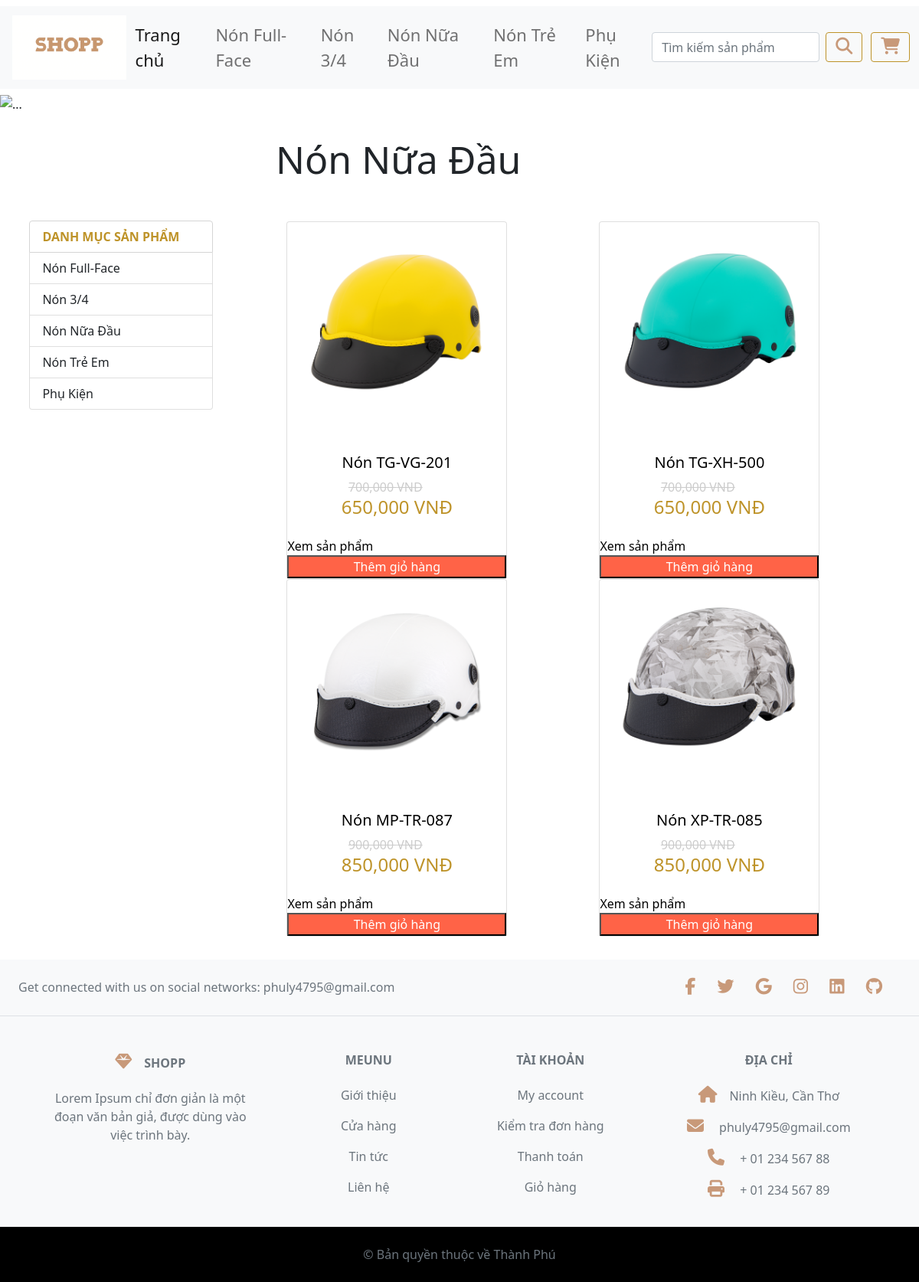
/?quanly=danhmuc&id=3, run on the app's committed database.
### tables this page shows
CREATE TABLE `danhmuc` (
  `danhmuc_id` int(11) NOT NULL,
  `tendanhmuc` varchar(50) NOT NULL
);

CREATE TABLE `sanpham` (
  `sanpham_id` int(11) NOT NULL,
  `danhmuc_id` int(11) NOT NULL,
  `tensanpham` varchar(255) NOT NULL,
  `sanphamchitiet` text NOT NULL,
  `sanpham_mota` text NOT NULL,
  `giasanpham` float NOT NULL,
  `giakhuyenmai` float NOT NULL,
  `sanpham_active` int(11) NOT NULL,
  `sanphamhot` int(11) NOT NULL,
  `soluongsanpham` int(11) NOT NULL,
  `sanpham_img` varchar(50) NOT NULL
);

### include/danhmuc.php (the view, shortened to what this page needs)
          <?php
           if(isset($_GET['id'])){
            $id= $_GET['id'];
          }
          else{
            $id ='';
          }
            $sql_cate= mysqli_query($mysqli, "SELECT * FROM danhmuc ,sanpham where danhmuc.danhmuc_id=sanpham.danhmuc_id and sanpham.danhmuc_id = '$id'
            order by sanpham.sanpham_id ASC");
            $sql_category= mysqli_query($mysqli, "SELECT * FROM danhmuc ,sanpham where danhmuc.danhmuc_id=sanpham.danhmuc_id and sanpham.danhmuc_id = '$id'
            order by sanpham.sanpham_id ASC");
            $row_title = mysqli_fetch_array($sql_category);
            $title = $row_title['tendanhmuc'];
          ?>
<div class="content" style="float: left;">
<h3><?php echo $title ?></h3>
         <div class="left">
             <div class="list-group">
               <a href="#" class="list-group-item list-group-item-action active" aria-current="true" style="background-color: #fff; color: #BE9329;border: 1px solid #D5D5D5; font-weight: bolder; margin-top:5%;">
                 DANH MỤC SẢN PHẨM
               </a>
               <?php
                 $sql_danhmuccon_chitiet = mysqli_query($mysqli, 'SELECT * FROM danhmuc ORDER BY danhmuc_id ASC');
                 while ($row_dmc_chitiet = mysqli_fetch_array($sql_danhmuccon_chitiet)){
              ?>
               <a href="?quanly=danhmuc&id=<?php echo $row_dmc_chitiet['danhmuc_id'] ?>" class="list-group-item list-group-item-action"><?php echo $row_dmc_chitiet['tendanhmuc'] ?></a>
                <?php
                }
                ?>
             </div>
         </div>
         <div class="right" style="float: left;">
            <div class="container">
               <div class="row">
                 <?php
                    while($row_sanpham = mysqli_fetch_array($sql_cate)){
                 ?>
                 <div class="col">
                    <div class="card" style="width: 18rem;">
                      <img src="img/<?php echo $row_sanpham['sanpham_img'] ?>" class="card-img-top" alt="...">
                        <div class="card-body">
                          <h5 class="card-text" ><a href="?quanly=chitietsp&id=<?php echo  $row_sanpham['sanpham_id']?>"><?php echo $row_sanpham['tensanpham'] ?></a></h5>
                          <del ><?php echo number_format( $row_sanpham['giasanpham']).' VNĐ' ?></del>
                          <h4 style="text-align: center;color:#BE9329"><?php echo number_format( $row_sanpham['giakhuyenmai']).' VNĐ' ?></h4>
                        </div>
                        <a href="?quanly=chitietsp&id=<?php echo  $row_sanpham['sanpham_id']  ?>">Xem sản phẩm</a>
                        <form action="?quanly=giohang" method="post">
                          <fieldset>
                            <input style="width: 100%; color:#fff; background-color:tomato ;" type="submit" name="themgiohang" value="Thêm giỏ hàng" class="button" />
                          </fieldset>
					              </form>
                    </div>
                  </div>
               <?php } ?>
               </div>
            </div>
          </div>
</div>

### include/topbar.php (shortened to what this page needs)
<div class="navbar" style="float: left !important;">
        <nav class="navbar navbar-expand-lg navbar-light bg-light">
          <div class="container-fluid">
            <div class="logo">
              <a class="navbar-brand" href="./index.php"><img src="./IMG/logo.png" class="img-thumbnail" alt="..."></a>
            </div>
            <div class="collapse navbar-collapse" id="navbarSupportedContent">
              <ul class="navbar-nav me-auto mb-2 mb-lg-0">
                <li class="nav-item">
                  <a class="nav-link active" aria-current="page" href="./index.php">Trang chủ</a>
                </li>
                <?php
                    $sql_danhmuc_chitiet = mysqli_query($mysqli, 'SELECT * FROM danhmuc ORDER BY danhmuc_id ASC');
                    while ($row_dm_chitiet = mysqli_fetch_array($sql_danhmuc_chitiet)){
                ?>
              <li class="nav-item">
                  <a class="nav-link" href="?quanly=danhmuc&id=<?php echo $row_dm_chitiet['danhmuc_id'] ?>">
                  <?php echo $row_dm_chitiet['tendanhmuc'] ?>
                </a>
                </li>
                <?php } ?>
              </ul>
              <form class="d-flex" action="index.php?quanly=timkiem" method="post">
                <input class="form-control me-2" type="search" name="timkiem" placeholder="Tìm kiếm sản phẩm" aria-label="Search">
                <button class="btn btn-outline-success" name="search_button" type="submit"><i class="fas fa-search" ></i></button>
                <i>&ensp;</i>
              </form>
              <form class="d-flex" method="post" action="index.php?quanly=giohang">
              <button class="btn btn-outline-success" type="submit"> <a href="?quanly=giohang&id=<?php echo  $row_sanpham['sanpham_id'] ?>"><i class="fas fa-shopping-cart" ></i></a> </button>
              </form>
            </div>
          </div>
        </nav>
      </div>

### CSS/index.css (style rules this page uses)
.navbar { width: 100% ;float: left ; }
.navbar .logo { float: left; width:15%; }
.navbar .logo .navbar-brand { width: 50%; }
.navbar .logo .navbar-brand img { width: 100%; border: none;background: none; }
a { text-decoration: none; }
i { font-size: 22px;color: #C89979; }
.container-fluid { font-size: 22px;float: left; }
.d-flex button { color: #BE9329;border: 1px solid #BE9329; }

### include/danhmuc.php (style rules this page uses)
.navbar { width: 100% ;float: left ; }
.navbar .logo { float: left; width:15%; }
.navbar .logo .navbar-brand { width: 50%; }
.navbar .logo .navbar-brand img { width: 100%; border: none;background: none; }
a { text-decoration: none; }
i { font-size: 22px;color: #C89979; }
.container-fluid { font-size: 22px;float: left; }
.d-flex button { color: #BE9329;border: 1px solid #BE9329; }
.left { width: 20%; float: left;margin-left: 3.2%;margin-bottom: 5%; }
.right { width: 70%;float: right;margin-right: 1%; }
.right .row { float: right;width: 100%;margin-top: 1.7%; }
.right img { width:100% ; }
.card h5 { text-align: center; }
.col a { color: black; }
h3 { margin-left: 30%;font-size: 50px; }
.content { margin-top: 2.5%;margin-bottom: 2.5%; }
del { margin-left: 25%;color: #ccc; }
.right { margin-top: 2.5%;margin-left: 5%; }
.left { margin-top: 2.5%; }

### index.php (style rules this page uses)
.navbar { width: 100% ;float: left ; }
.navbar .logo { float: left; width:15%; }
.navbar .logo .navbar-brand { width: 50%; }
.navbar .logo .navbar-brand img { width: 100%; border: none;background: none; }
a { text-decoration: none; }
i { font-size: 22px;color: #C89979; }
.container-fluid { font-size: 22px;float: left; }
.d-flex button { color: #BE9329;border: 1px solid #BE9329; }
nav { float: left;width: 100%; }

### data on the page
danhmuc: tendanhmuc "Nón Full-Face"
danhmuc: tendanhmuc "Nón 3/4"
danhmuc: tendanhmuc "Nón Nữa Đầu"
danhmuc: tendanhmuc "Nón Trẻ Em"
danhmuc: tendanhmuc "Phụ Kiện"
sanpham: sanpham_img (picture), tensanpham "Nón TG-VG-201", giasanpham "700,000", giakhuyenmai "650,000"
sanpham: sanpham_img (picture), tensanpham "Nón TG-XH-500", giasanpham "700,000", giakhuyenmai "650,000"
sanpham: sanpham_img (picture), tensanpham "Nón MP-TR-087", giasanpham "900,000", giakhuyenmai "850,000"
sanpham: sanpham_img (picture), tensanpham "Nón XP-TR-085", giasanpham "900,000", giakhuyenmai "850,000"
